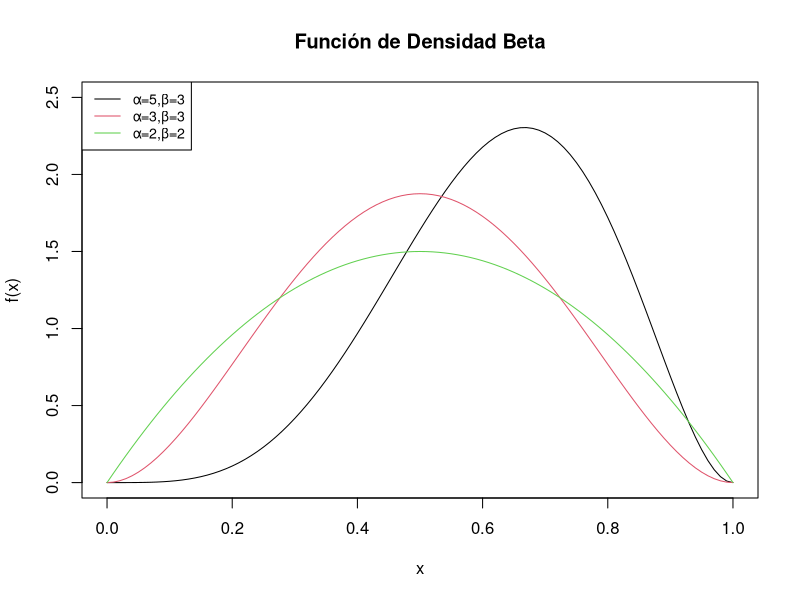

The R script that drew this image:
## ---- chunk 1
pgamma(8, shape = 3, scale = 2)
## ---- chunk 2
1 - pexp(3, rate = 1/2.4)
## ---- chunk 3
pexp(3, rate = 1/2.4) - pexp(2, rate = 1/2.4)
## ---- chunk 4
1 - pexp(300, rate = 1/200)
## ---- chunk 5
plot(seq(0,1,0.01), dbeta(seq(0,1,0.01),5,3), col=1, type="l",
     main="Función de Densidad Beta", xlab="x", ylab="f(x)", ylim=c(0,2.5))
lines(seq(0,1,0.01), dbeta(seq(0,1,0.01),3,3), col=2)
lines(seq(0,1,0.01), dbeta(seq(0,1,0.01),2,2), col=3)
legend("topleft", legend=c("α=5,β=3","α=3,β=3","α=2,β=2"),
       col=1:3, lty=1, cex=0.85)
## ---- chunk 6
pbeta(0.8, shape1 = 3, shape2 = 3)
## ---- chunk 7
qbeta(0.95, shape1 = 3, shape2 = 3)
## ---- chunk 8
1 - pbeta(0.90, shape1 = 4, shape2 = 2)
## ---- chunk 9
pbeta(0.30, shape1 = 2, shape2 = 5)
